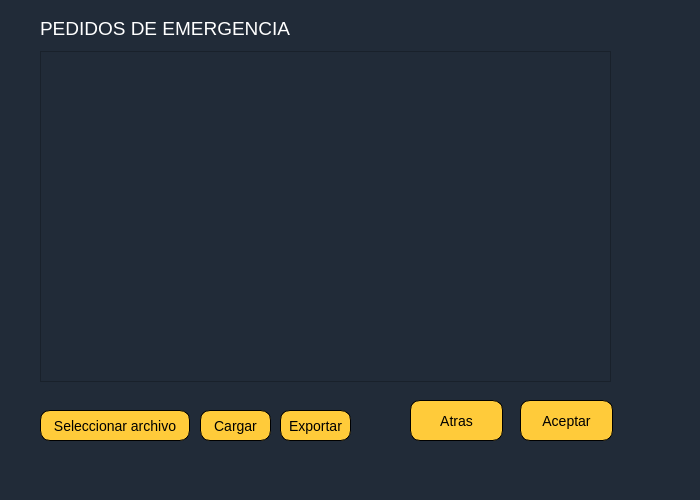
<?xml version="1.0" encoding="UTF-8"?>
<ui version="4.0">
 <class>EmergencyDispatcherDialogBase</class>
 <widget class="QDialog" name="EmergencyDispatcherDialogBase">
  <property name="enabled">
   <bool>true</bool>
  </property>
  <property name="geometry">
   <rect>
    <x>0</x>
    <y>0</y>
    <width>700</width>
    <height>500</height>
   </rect>
  </property>
  <property name="sizePolicy">
   <sizepolicy hsizetype="Fixed" vsizetype="Fixed">
    <horstretch>0</horstretch>
    <verstretch>0</verstretch>
   </sizepolicy>
  </property>
  <property name="minimumSize">
   <size>
    <width>700</width>
    <height>500</height>
   </size>
  </property>
  <property name="windowTitle">
   <string>Emergency Dispatcher</string>
  </property>
  <property name="styleSheet">
   <string notr="true">background-color: rgb(33, 43, 56);</string>
  </property>
  <widget class="QPushButton" name="volver">
   <property name="geometry">
    <rect>
     <x>410</x>
     <y>400</y>
     <width>93</width>
     <height>41</height>
    </rect>
   </property>
   <property name="styleSheet">
    <string notr="true">QPushButton {
font-size:14px;
background-color:#ffcb3a;
border-radius: 10px;
border: 1px solid black;
}

QPushButton:hover {
background-color: #FF0000;
}</string>
   </property>
   <property name="text">
    <string>Atras</string>
   </property>
  </widget>
  <widget class="QPushButton" name="aceptar">
   <property name="geometry">
    <rect>
     <x>520</x>
     <y>400</y>
     <width>93</width>
     <height>41</height>
    </rect>
   </property>
   <property name="styleSheet">
    <string notr="true">QPushButton {
font-size:14px;
background-color:#ffcb3a;
border-radius: 10px;
border: 1px solid black;
}

QPushButton:hover {
background-color: #FF0000;
}</string>
   </property>
   <property name="text">
    <string>Aceptar</string>
   </property>
  </widget>
  <widget class="QLabel" name="stopLbl_2">
   <property name="geometry">
    <rect>
     <x>40</x>
     <y>20</y>
     <width>281</width>
     <height>16</height>
    </rect>
   </property>
   <property name="font">
    <font>
     <pointsize>14</pointsize>
    </font>
   </property>
   <property name="styleSheet">
    <string notr="true">color: white;</string>
   </property>
   <property name="text">
    <string>PEDIDOS DE EMERGENCIA</string>
   </property>
  </widget>
  <widget class="QTableWidget" name="tableWidget">
   <property name="geometry">
    <rect>
     <x>40</x>
     <y>51</y>
     <width>571</width>
     <height>331</height>
    </rect>
   </property>
  </widget>
  <widget class="QPushButton" name="cargar_planilla">
   <property name="geometry">
    <rect>
     <x>40</x>
     <y>410</y>
     <width>150</width>
     <height>31</height>
    </rect>
   </property>
   <property name="minimumSize">
    <size>
     <width>150</width>
     <height>31</height>
    </size>
   </property>
   <property name="styleSheet">
    <string notr="true">QPushButton {
font-size:14px;
background-color:#ffcb3a;
border-radius: 10px;
border: 1px solid black;
}

QPushButton:hover {
background-color: #FF0000;
}</string>
   </property>
   <property name="text">
    <string>Seleccionar archivo</string>
   </property>
  </widget>
  <widget class="QPushButton" name="cargar">
   <property name="geometry">
    <rect>
     <x>200</x>
     <y>410</y>
     <width>71</width>
     <height>31</height>
    </rect>
   </property>
   <property name="styleSheet">
    <string notr="true">QPushButton {
font-size:14px;
background-color:#ffcb3a;
border-radius: 10px;
border: 1px solid black;
}

QPushButton:hover {
background-color: #FF0000;
}</string>
   </property>
   <property name="text">
    <string>Cargar</string>
   </property>
  </widget>
  <widget class="QPushButton" name="exportar">
   <property name="geometry">
    <rect>
     <x>280</x>
     <y>410</y>
     <width>71</width>
     <height>31</height>
    </rect>
   </property>
   <property name="styleSheet">
    <string notr="true">QPushButton {
font-size:14px;
background-color:#ffcb3a;
border-radius: 10px;
border: 1px solid black;
}

QPushButton:hover {
background-color: #FF0000;
}</string>
   </property>
   <property name="text">
    <string>Exportar</string>
   </property>
  </widget>
 </widget>
 <resources/>
 <connections/>
</ui>
